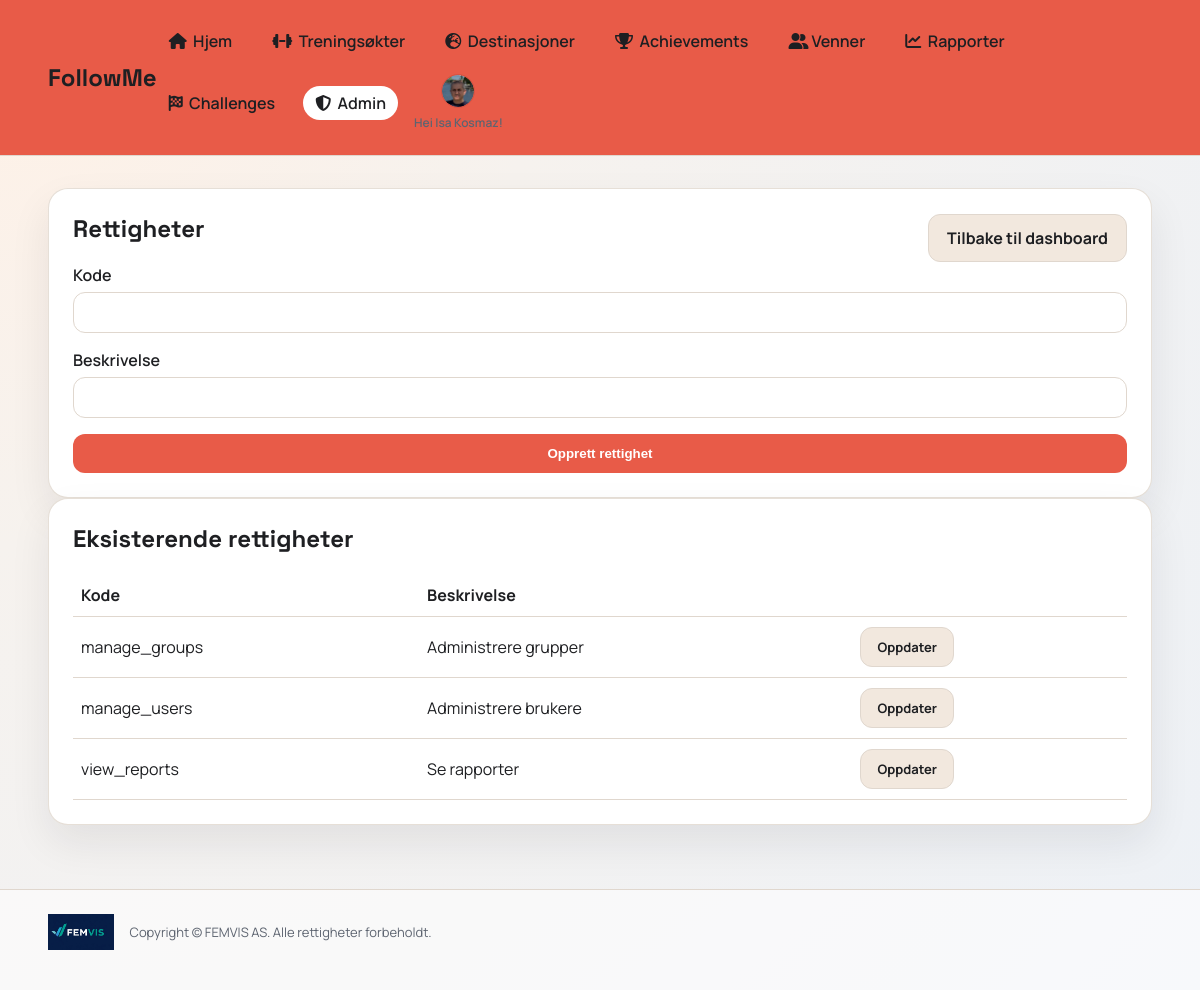
The page /admin/permissions (signed in) on the database its author committed.
### app.py (models this page shows)
class User(db.Model):
    id = db.Column(db.Integer, primary_key=True)
    username = db.Column(db.String(40), unique=True, nullable=False)
    full_name = db.Column(db.String(120), nullable=False)
    email = db.Column(db.String(120), unique=True, nullable=False)
    password_hash = db.Column(db.String(255), nullable=False)
    role = db.Column(db.String(20), default="user", nullable=False)
    avatar_color = db.Column(db.String(20), default="#2d7d46", nullable=False)
    avatar_icon = db.Column(db.String(20), default="boot", nullable=False)
    avatar_image = db.Column(db.String(255), nullable=True)
    created_at = db.Column(db.DateTime, default=datetime.utcnow, nullable=False)

class Permission(db.Model):
    id = db.Column(db.Integer, primary_key=True)
    code = db.Column(db.String(80), unique=True, nullable=False)
    description = db.Column(db.String(200), nullable=True)

### app.py (the view, shortened to what this page needs)
@app.route("/admin/permissions", methods=["GET", "POST"])
@login_required
def admin_permissions():
    admin = get_current_user()
    if admin.role != "admin":
        flash("Du har ikke tilgang.")
        return redirect(url_for("index"))
    permissions = Permission.query.order_by(Permission.code.asc()).all()
    return render_template("admin_permissions.html", user=admin, permissions=permissions)

### app.py (called while the page is built)
def login_required(view):
    @wraps(view)
    def wrapper(*args, **kwargs):
        if "user_id" not in session:
            return redirect(url_for("login"))
        user = db.session.get(User, session["user_id"])
        if not user:
            session.clear()
            return redirect(url_for("login"))
        return view(*args, **kwargs)
    return wrapper

def get_current_user():
    if "user_id" not in session:
        return None
    user = db.session.get(User, session["user_id"])
    if not user:
        session.clear()
        return None
    return user

### templates/admin_permissions.html
{% extends "base.html" %}
{% set title = "Rettigheter" %}
{% block content %}
<section class="card">
  <div class="card-header">
    <h2>Rettigheter</h2>
    <a class="button secondary" href="{{ url_for('admin_dashboard') }}">Tilbake til dashboard</a>
  </div>
  <form method="post" class="form">
    <label>Kode
      <input type="text" name="code" required>
    </label>
    <label>Beskrivelse
      <input type="text" name="description">
    </label>
    <button class="button" type="submit">Opprett rettighet</button>
  </form>
</section>
<section class="card">
  <h2>Eksisterende rettigheter</h2>
  <table class="table">
    <thead>
      <tr>
        <th>Kode</th>
        <th>Beskrivelse</th>
        <th></th>
      </tr>
    </thead>
    <tbody>
      {% for p in permissions %}
        <tr>
          <td>{{ p.code }}</td>
          <td>{{ p.description }}</td>
          <td><a class="button secondary small" href="{{ url_for('admin_permission_edit', permission_id=p.id) }}">Oppdater</a></td>
        </tr>
      {% else %}
        <tr>
          <td colspan="3" class="muted">Ingen rettigheter.</td>
        </tr>
      {% endfor %}
    </tbody>
  </table>
</section>
{% endblock %}

### templates/base.html (shortened to what this page needs)
<!doctype html>
<html lang="no">
<head>
  <link rel="stylesheet" href="{{ url_for('static', filename='css/style.css') }}">
  <link rel="stylesheet" href="https://cdnjs.cloudflare.com/ajax/libs/font-awesome/6.5.2/css/all.min.css">
</head>
<body>
  <div class="app-shell">
    <header class="topbar">
      <a class="brand-link" href="{{ url_for('index') }}"><div class="brand">FollowMe</div></a>
      {% if user %}
      <div class="nav-shell">
        <nav class="nav">
          <a href="{{ url_for('index') }}" class="{% if request.path == url_for('index') %}active{% endif %}"><i class="fa-solid fa-house"></i>&nbsp; Hjem</a>
          <a href="{{ url_for('workouts') }}" class="{% if request.path.startswith(url_for('workouts')) %}active{% endif %}"><i class="fa-solid fa-dumbbell"></i>&nbsp; Treningsøkter</a>
          <a href="{{ url_for('destinations') }}" class="{% if request.path.startswith(url_for('destinations')) %}active{% endif %}"><i class="fa-solid fa-earth-europe"></i>&nbsp; Destinasjoner</a>
          <a href="{{ url_for('achievements') }}" class="{% if request.path.startswith(url_for('achievements')) %}active{% endif %}"><i class="fa-solid fa-trophy"></i>&nbsp; Achievements</a>
          <a href="{{ url_for('friends') }}" class="{% if request.path.startswith(url_for('friends')) %}active{% endif %}"><i class="fa-solid fa-user-group"></i> Venner</a>
          <a href="{{ url_for('reports') }}" class="{% if request.path.startswith(url_for('reports')) %}active{% endif %}"><i class="fa-solid fa-chart-line"></i>&nbsp; Rapporter</a>
          <a href="{{ url_for('challenges') }}" class="{% if request.path.startswith(url_for('challenges')) %}active{% endif %}"><i class="fa-solid fa-flag-checkered"></i>&nbsp; Challenges</a>
          {% if user.role == 'admin' %}
          <a href="{{ url_for('admin_dashboard') }}" class="{% if request.path.startswith('/admin') %}active{% endif %}"><i class="fa-solid fa-shield-halved"></i>&nbsp; Admin</a>
          {% endif %}
          <div class="nav-avatar-wrap">
            <a class="nav-avatar {% if user.avatar_image %}has-image{% endif %}" href="{{ url_for('profile') }}" style="--accent: {{ user.avatar_color }}" aria-label="Profil">
              {% if user.avatar_image %}
                <img src="{{ url_for('static', filename='uploads/' ~ user.avatar_image) }}" alt="Avatar">
              {% endif %}
            </a>
            <div class="nav-welcome">Hei {{ user.full_name }}!</div>
          </div>
        </nav>
      </div>
      {% endif %}
    </header>
    <main class="main">
      {% block content %}{% endblock %}
    </main>
    <footer class="footer">
      <div class="footer-inner">
        <img src="{{ url_for('static', filename='img/logo.jpg') }}" alt="FEMVIS AS logo">
        <p>Copyright © FEMVIS AS. Alle rettigheter forbeholdt.</p>
      </div>
    </footer>
  </div>
</body>
</html>

### static/css/style.css (style rules this page uses)
:root { --bg: #f6f2ee; --bg-2: #edf1f6; --card: #ffffff; --ink: #1e1f22; --muted: #5d6470; --accent: #2d7d46; --accent-2: #d96d4e; --stroke: #e0d7ce; }
* { box-sizing: border-box; }
body { margin: 0; font-family: "Manrope", sans-serif; color: var(--ink); background: radial-gradient(circle at top left, #fff1e6 0%, var(--bg) 35%, var(--bg-2) 100%); }
.app-shell { min-height: 100vh; }
.topbar { display: flex; align-items: center; justify-content: space-between; padding: 24px 48px; position: sticky; top: 0; backdrop-filter: blur(6px); background: #e85b48; border-bottom: 1px solid var(--stroke); z-index: 10; }
.brand { font-family: "Space Grotesk", sans-serif; font-size: 24px; font-weight: 700; }
.brand-link { text-decoration: none; color: inherit; }
.nav { display: flex; gap: 16px; flex-wrap: wrap; align-items: center; }
.nav a { text-decoration: none; color: var(--ink); font-weight: 600; padding: 6px 12px; border-radius: 999px; }
.nav a.active { background: var(--card); }
.nav a.nav-avatar { padding: 0; }
.nav-avatar { width: 34px; height: 34px; border-radius: 50%; background: var(--accent); display: flex; align-items: center; justify-content: center; color: #fff; font-weight: 700; overflow: hidden; border: 1px solid rgba(0, 0, 0, 0.08); padding: 0; }
.nav-avatar img { width: 100%; height: 100%; object-fit: cover; display: block; border-radius: 50%; }
.nav-avatar.has-image { background: transparent; }
.nav-avatar-wrap { position: relative; display: flex; align-items: center; flex-direction: column; gap: 6px; }
.nav-welcome { font-size: 12px; color: var(--muted); font-weight: 600; text-align: center; max-width: 140px; }
.nav-shell { display: flex; align-items: center; gap: 12px; position: relative; }
.main { padding: 32px 48px 64px; }
.footer { padding: 24px 48px 40px; border-top: 1px solid var(--stroke); background: rgba(255, 255, 255, 0.6); }
.footer-inner { display: flex; align-items: center; gap: 16px; flex-wrap: wrap; }
.footer-inner img { height: 36px; }
.footer-inner p { margin: 0; color: var(--muted); font-size: 13px; }
.card { background: var(--card); border-radius: 20px; padding: 24px; box-shadow: 0 18px 40px rgba(29, 31, 34, 0.08); border: 1px solid rgba(224, 215, 206, 0.8); }
.card h2 { margin-top: 0; font-family: "Space Grotesk", sans-serif; }
.form { display: grid; gap: 16px; }
.form label { display: grid; gap: 6px; font-weight: 600; }
input, select { border: 1px solid var(--stroke); border-radius: 12px; padding: 10px 12px; font-size: 14px; font-family: "Manrope", sans-serif; }
.button { background: #e85b48; color: #fff; border: none; padding: 12px 18px; border-radius: 12px; font-weight: 700; cursor: pointer; text-decoration: none; display: inline-block; text-align: center; }
.button.secondary { background: #f2e8de; color: var(--ink); border: 1px solid var(--stroke); }
.button.small { padding: 10px 16px; font-size: 13px; }
.table { width: 100%; border-collapse: collapse; margin-top: 12px; }
.table th, .table td { text-align: left; padding: 10px 8px; border-bottom: 1px solid var(--stroke); }
.card-header { display: flex; align-items: center; justify-content: space-between; gap: 12px; }

### rows shown on the page
User: avatar_image (picture), full_name "Isa Kosmaz"
Permission: code "manage_groups", description "Administrere grupper"
Permission: code "manage_users", description "Administrere brukere"
Permission: code "view_reports", description "Se rapporter"
